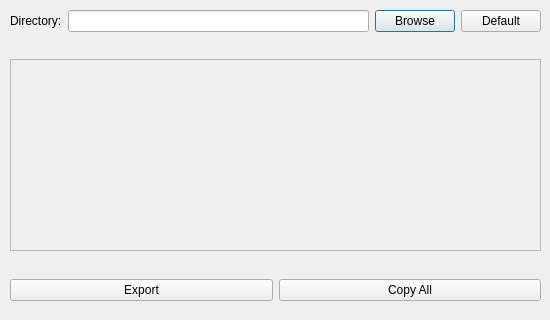
<?xml version="1.0" encoding="UTF-8"?>
<ui version="4.0">
 <class>Dialog</class>
 <widget class="QDialog" name="Dialog">
  <property name="enabled">
   <bool>true</bool>
  </property>
  <property name="geometry">
   <rect>
    <x>0</x>
    <y>0</y>
    <width>550</width>
    <height>320</height>
   </rect>
  </property>
  <property name="maximumSize">
   <size>
    <width>550</width>
    <height>320</height>
   </size>
  </property>
  <property name="windowTitle">
   <string>Anki Add-On Number Exporter</string>
  </property>
  <property name="windowIcon">
   <iconset>
    <normaloff>../Downloads/picturetopeople.org-78fa7fadd60dc6ffdec28b8183e03d0bddd7b0bf9484bf1b65.png</normaloff>../Downloads/picturetopeople.org-78fa7fadd60dc6ffdec28b8183e03d0bddd7b0bf9484bf1b65.png</iconset>
  </property>
  <property name="autoFillBackground">
   <bool>false</bool>
  </property>
  <widget class="QWidget" name="verticalLayoutWidget">
   <property name="geometry">
    <rect>
     <x>10</x>
     <y>10</y>
     <width>531</width>
     <height>291</height>
    </rect>
   </property>
   <layout class="QVBoxLayout" name="verticalLayout">
    <item>
     <layout class="QHBoxLayout" name="horizontalLayout">
      <item>
       <widget class="QLabel" name="label">
        <property name="text">
         <string>Directory:</string>
        </property>
       </widget>
      </item>
      <item alignment="Qt::AlignVCenter">
       <widget class="QLineEdit" name="lineEdit"/>
      </item>
      <item>
       <widget class="QPushButton" name="bt_Broswe">
        <property name="text">
         <string>Browse</string>
        </property>
       </widget>
      </item>
      <item>
       <widget class="QPushButton" name="bt_Default">
        <property name="text">
         <string>Default</string>
        </property>
       </widget>
      </item>
     </layout>
    </item>
    <item alignment="Qt::AlignVCenter">
     <widget class="QTextBrowser" name="textBrowser">
      <property name="enabled">
       <bool>false</bool>
      </property>
     </widget>
    </item>
    <item>
     <layout class="QHBoxLayout" name="horizontalLayout_2">
      <item>
       <widget class="QPushButton" name="bt_Xport">
        <property name="text">
         <string>Export</string>
        </property>
       </widget>
      </item>
      <item>
       <widget class="QPushButton" name="bt_Copy">
        <property name="text">
         <string>Copy All</string>
        </property>
       </widget>
      </item>
     </layout>
    </item>
   </layout>
  </widget>
 </widget>
 <resources/>
 <connections/>
</ui>
